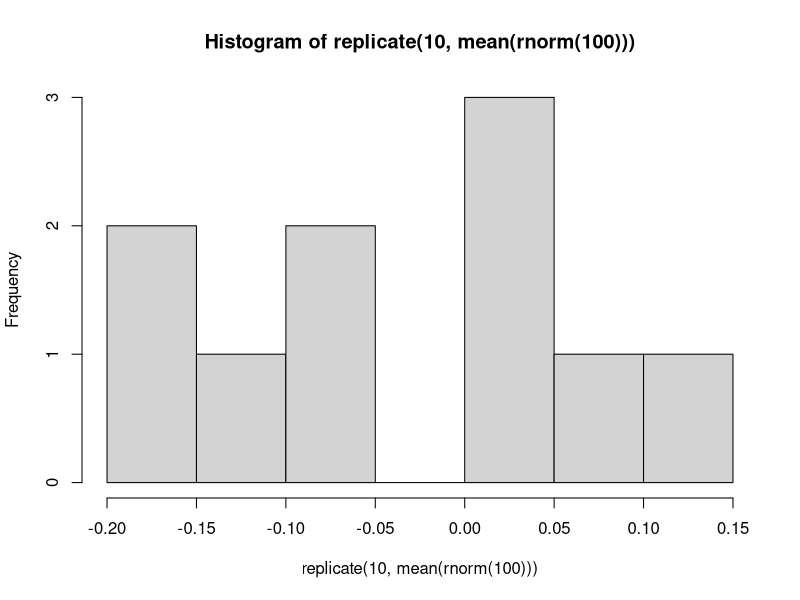
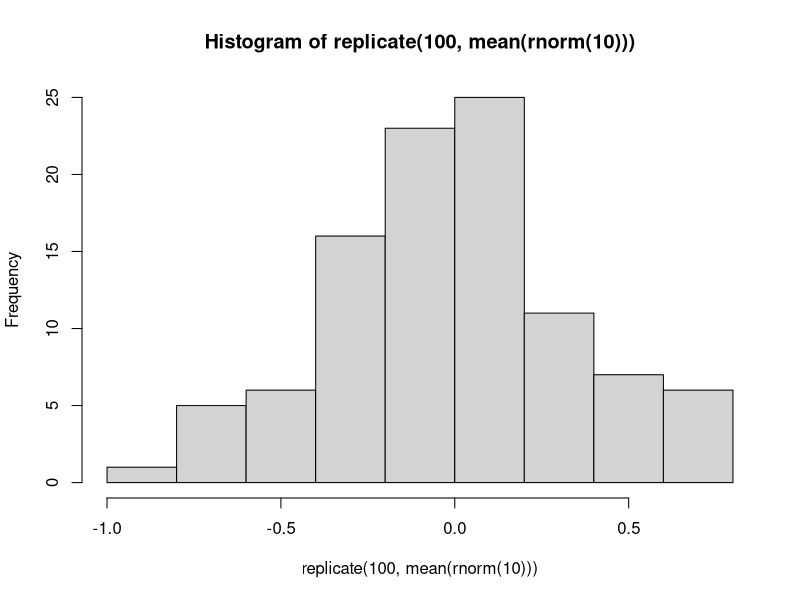
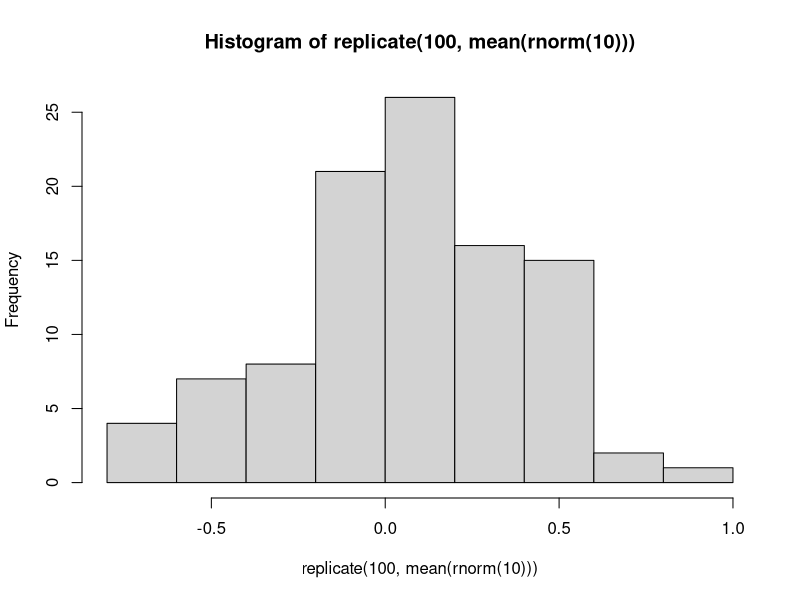
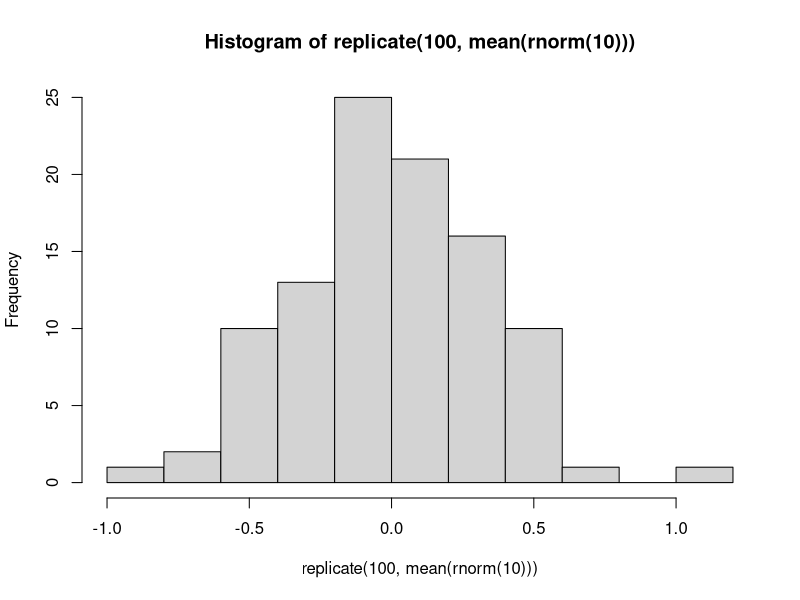
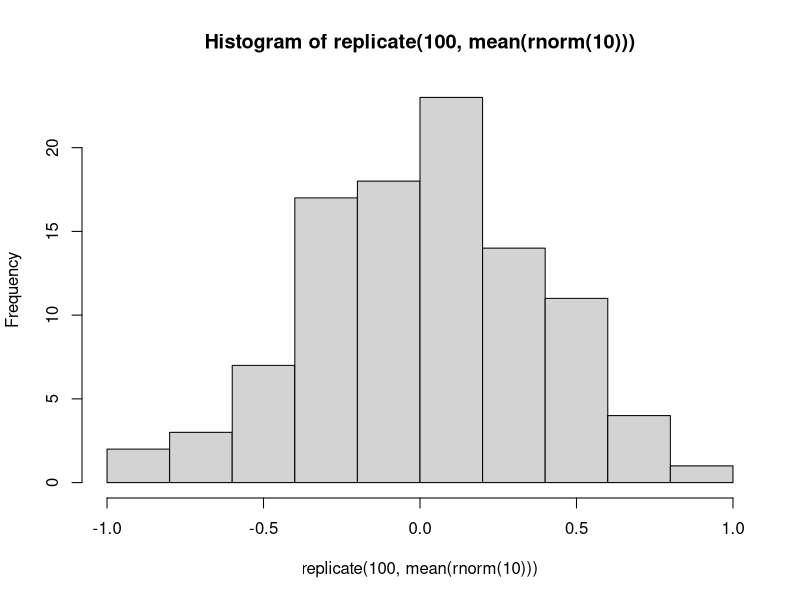
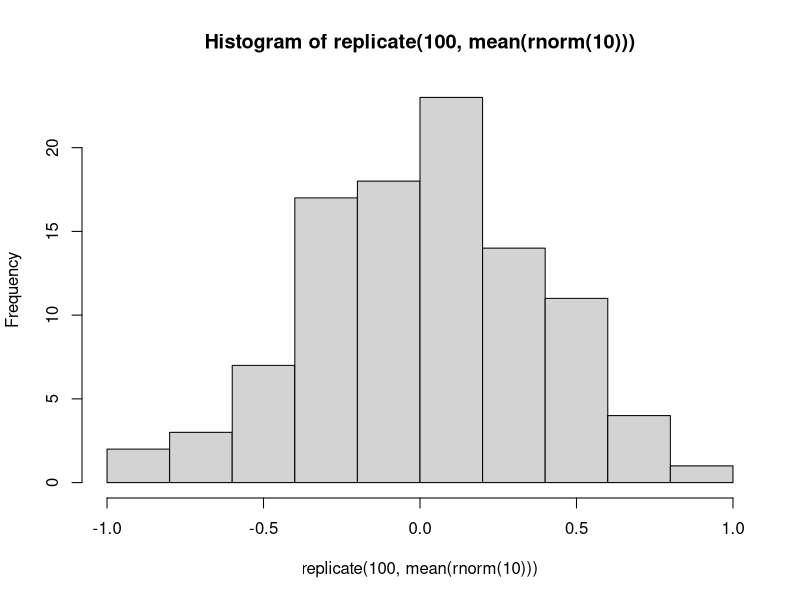
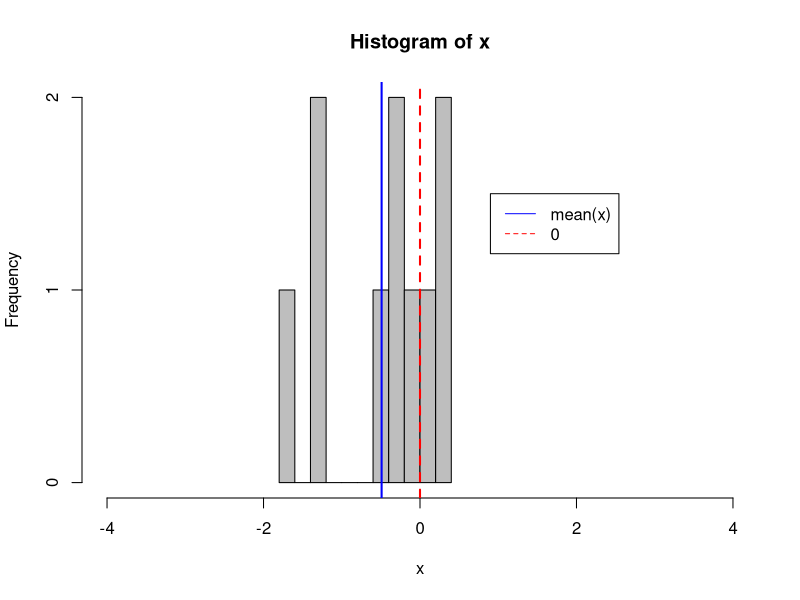
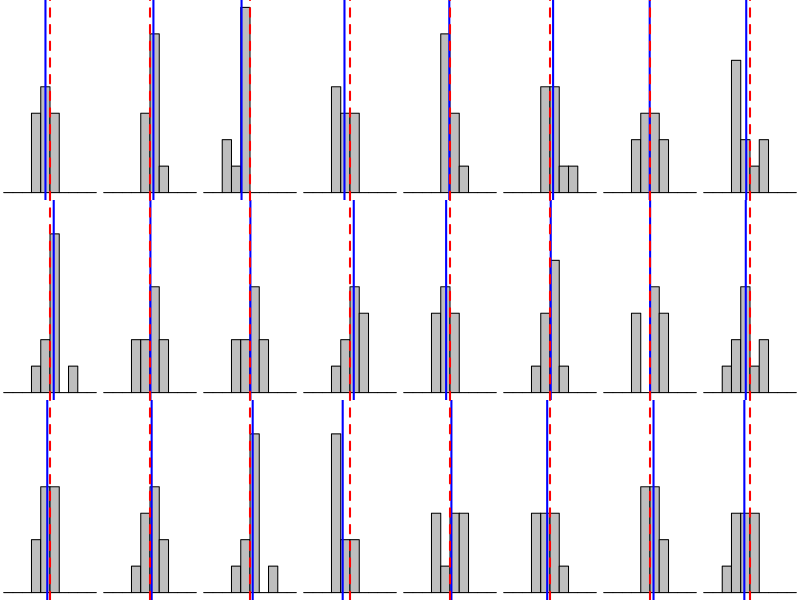

Generate these figures, in order, with R:
###############################################################################################################
# This R script contains                                                                                      #
#  - the examples shown in the step-by-step workshop pages                                                    #
#    (for you to run line-by-line to observe the outcome, or to modify and play with)                         #
#  - space called 'YOUR TURN' for you to write your own code to answer the exercises from the workshop pages  #
###############################################################################################################

#~~~~~~~~~ Random Numbers Generators and sampling theory -----

# sample 

## x is a sequence
x <- 1:10
x
?sample # default: replace = FALSE
sample(x)
sample(x, replace = TRUE)
sample(letters, size = 10)
sample(x, size = 100, replace = TRUE)

## x is a vector of combined values
x <- c(1,5,8)
x
sample(x, size = 6, replace = TRUE)


# YOUR TURN: generate random numbers
## Sample 100 values between 3 and 103 with replacement



# random number generator drawing from specific distributions

?runif  # runif(n, min, max) 
?rpois  # rpois(n, lambda) 
?rnorm  # rnorm(n, mean, sd) 
?rbinom # rbinom(n, prob)	

# YOUR TURN: generate random numbers
## Draw 100 values from a normal distribution with a mean of 0 and a sd of 1


## Draw 50 values from a normal distribution with a mean of 10 and sd of 5


## Draw 1000 values from a poisson distribution with a lambda of 50


## Draw 30 values from a uniform distribution between 0 and 10




# repeat 

?replicate # replicate(n, expression)
rnorm(10)
mean(rnorm(10))
replicate(10,rnorm(10))
replicate(10, mean(rnorm(100)))
hist(replicate(10, mean(rnorm(100))))

# YOUR TURN: generate random numbers, repeat, and plot
## Replicate 1000 times the mean of 10 values drawn from a uniform distribution between 0 and 10  


## Replicate 100 times the mean of 50 values drawn from a normal distribution of mean 10 and standard deviation 5  




# set seed

hist(replicate(100, mean(rnorm(10))))
hist(replicate(100, mean(rnorm(10))))
hist(replicate(100, mean(rnorm(10))))

set.seed(10)
hist(replicate(100, mean(rnorm(10))))

set.seed(10)
hist(replicate(100, mean(rnorm(10))))


# defining sample size within a replication (n) and the number of simulation/repeats/replication (nrep)
## single random sample of normal distribution N(0,1) with n = 10
set.seed(10)
x <- rnorm(10) # mean = 0, sd = 1 are the defaults
hist(x, breaks = 10, col = "grey", xlim = c(-4,4))
abline(v = 0, col = "red", lty = 2, lwd = 2)
abline(v = mean(x), col = "blue", lwd = 2)
par(xpd = TRUE) # turn off clipping of legend
# where a function has a long list of arguments, we can put them on a new line each
legend(
  0.9, 
  y = 1.5, 
  legend = c("mean(x)", "0"), 
  lty = c(1, 2), 
  col = c("blue","red")
)

## 24 sims of same distribution N(0,1) with n = 10
set.seed(10)
x24 <- replicate(24, rnorm(10))
par(mfrow = c(3,8), mar = c(0,0,0,0))
# apply is complicated because it takes a function as one of its arguments
x24Plot <- apply(
  x24,
  2,
  function(x) {
    # for fairly simple functions with lots of arguments, we sometimes just cram them all on the same line.
    # it's not great practice but it stops the script getting super long when dealing with graphical objects
    hist(x, col = "grey", xlim = c(-5,5), ylim = c(0,7), breaks = c(-5:5),
         main = "", ylab = "", xlab = "", xaxt = "n", yaxt = "n")
    abline(v = mean(x), col = "blue", lwd = 2)
    abline(v = 0, col = "red", lty = 2, lwd = 2)
  }
)

## distribution of means and SDs from 24 sims N(0,1) with n = 10
par(mfrow = c(1,2), mar = c(5,5,1,1))
hist(apply(x24, 2, mean), main = "Mean", col = "grey", xlim = c(-1,1))
abline(v = 0, col = "red", lty = 2, lwd = 2)
hist(apply(x24, 2, sd), main = "SD",col = "grey", xlim = c(0.6,1.4))
abline(v = 1, col = "red", lty = 2, lwd = 2)

## 24 sims of same distribution N(0,1) with n = 1000
set.seed(10)
x24b <- replicate(24, rnorm(1000))
par(mfrow = c(3,8), mar = c(0,0,0,0))
x24bPlot <- apply(
  x24b,
  2,
  function(x){
    hist(x, col = "grey", xlim = c(-5,5), ylim = c(0,500), breaks = c(-5:5),
         main = "", ylab = "", xlab = "", xaxt = "n", yaxt = "n")
    abline(v = mean(x), col = "blue", lwd = 2)
    abline(v = 0, col = "red", lty = 2, lwd = 2)
  }
)

## distribution of means and SDs from 24 sims N(0,1) with n = 1000
par(mfrow = c(1,2), mar = c(5,5,1,1))
hist(apply(x24b, 2, mean), main = "Mean",col = "grey", xlim = c(-1,1))
abline(v = 0, col = "red", lty = 2, lwd = 2)
hist(apply(x24b, 2, sd), main = "SD",col = "grey", xlim = c(0.6,1.4))
abline(v = 1, col = "red", lty = 2, lwd = 2)

## distribution of means and SDs from 1000 sims N(0,1) with n = 10
set.seed(10)
x1000 <- replicate(1000, rnorm(10))
par(mfrow = c(1,2), mar = c(5,5,1,1))
hist(apply(x1000, 2, mean), main = "Mean",col = "grey")
abline(v = 0, col = "red", lty = 2, lwd = 2)
hist(apply(x1000, 2, sd), main = "SD",col = "grey")
abline(v = 1, col = "red", lty = 2, lwd = 2)


#~~~~~~~~~ Functions -----

# writing a function
## function syntax:
## AwesomeFunctionName <- function(argument1, argument2,…){
##                                                         do stuff here
##                                                        }
## The last thing that appears in the 'do stuff here' section is the function's 
## "return value"

# YOUR TURN: write a function that takes input "nrep", replicates '(mean(rnorm(100)))'
# nrep times, and draws a histogram of the results



# YOUR TURN: modify your function
## to draw a histogram of nrep mean(rnorm(n)), where n is another input




#~~~~~~~~~ Simulating no effect and check alpha -----

# YOUR TURN: draw from the same normal distribution twice 
## and see if the sample differ from each other
## will they differ significantly in 5% of the nrep?
### Figure out how to do a t.test in R  
### Generate two vectors of 10 values drawn from N(0,1) and compare them with a t test  
### Figure out how to extract the p-value from that object (HINT use `str` or `names`)
### Write a function simT that generates two vectors of n random normals, compare them with a t test and return the p-value  
### Repeat with nrep = 20 and draw a histogram for n = 10
### Repeat with nrep = 100 and draw a histogram for n = 10    






##########################

#### repeat function for nrep = 1000 and various n (e.g. 10 and 100)







#~~~~~~~~~ Simulating an effect and check power -----

# we can calculate the power of a t.test for a given sample size using:
power.t.test(n = NULL, delta = 0.5, sd = 1, sig.level = 0.05, power = 0.8)
# the required sample size is 64 per group.

# YOUR TURN: Use your simulation skills to work out the power of a t-test for a given sample size through simulation.
## Write a function which:
### 1. Draws n values from a random normal distribution with mean 1, and another n values from a normal distribution with mean 2
### 2. Compares the means of these two samples with a t.test and extracts the p.value
## Then, use that function to replicate the function 1000 times using the parameters used in the power calculation above (that used the power.t.test function).
## Calculate the proportion of p-values that are <0.05




#~~~~~~~~~ Simulating for a preregistration  -----

# YOUR TURN: 
## Try to make a dataset that looks like this, using the 
## functions `data.frame()`, `sample()`, and `rnorm()`    

# smoking_status lung_cancer sex      age
# 1            Yes          No   M 12.67918
# 2            Yes         Yes   F 23.71397
# 3             No          No   M 28.87786
# 4            Yes          No   F 28.99327
# 5            Yes         Yes   F 30.41415
# 6             No          No   M 44.60615





# YOUR TURN:
## Run a logistic regression on the data with lung cancer as the outcome and
## adjusting for the other variables. 
## You could try something like:
## glm(lung_cancer ~ smoking_status + sex + age, family = binomial(link = "logit"), data = df)
## Why doesn't it work? Try to trouble shoot and get the code to work!

## HINT: are the variables the correct data type?
## HINT: once the model works, use summary() to look at the results



